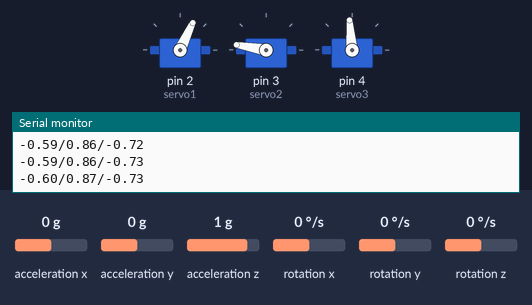
A sketch run on a simulated Arduino Uno, built with avr-gcc and run on an emulated ATmega328P. Parts: 3 × servo, the last lines printed to the serial monitor. Wiring (inferred from the names in the program): MPU-6050 motion sensor at I2C address 0x68. The inputs (shaded band) are chosen by the test bench; at power-on: rotation x 0 °/s, acceleration z 1 g, acceleration x 0 g, rotation y 0 °/s, rotation z 0 °/s, acceleration y 0 g.

Above: at 1.7 s.
1.8 s: rotation x set to -192 °/s
At 3.4 s:
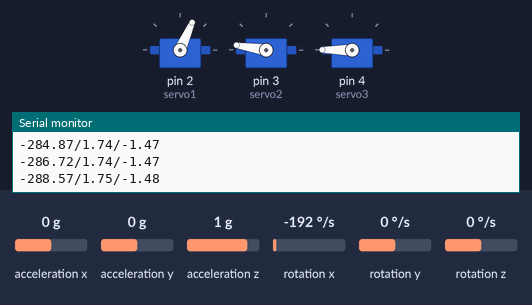
4.8 s: acceleration z set to 0 g
At 6.1 s:
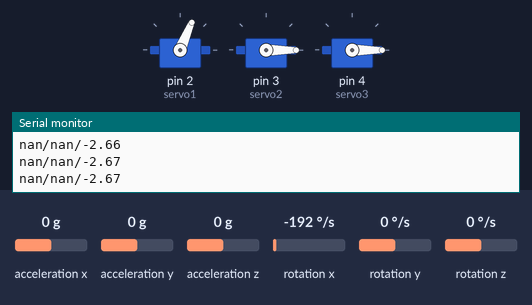
7.8 s: acceleration x set to -1.4 g
At 8.45 s:
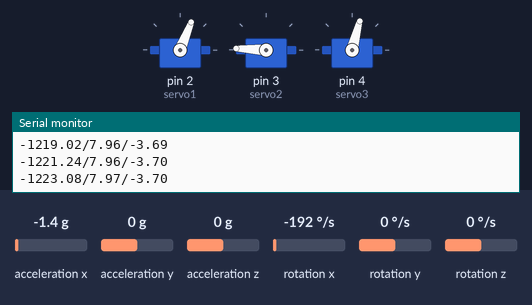
10.8 s: rotation y set to -100 °/s
At 11.24 s:
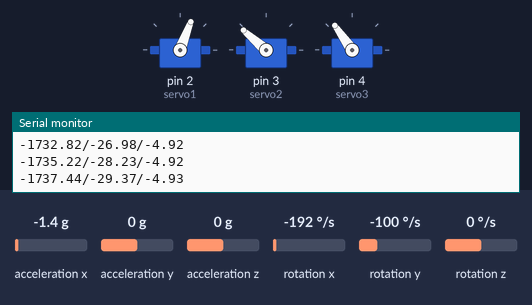
13.8 s: rotation z set to -100 °/s
16.3 s: rotation z set to -192 °/s
Timing chart, 0 to 22.2 s (numbered marks = the images above; inputs shaded):
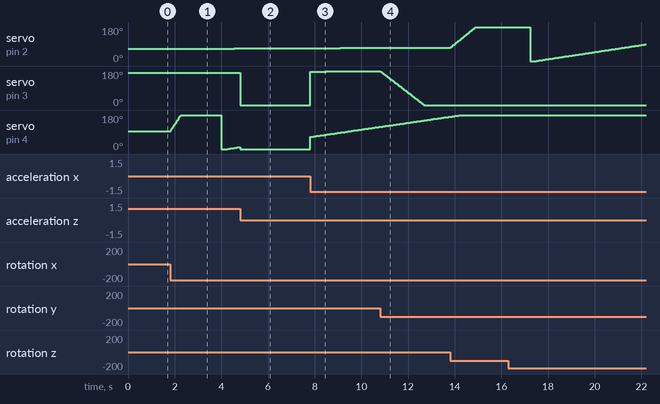

Measured:
- after the input at 7.8 s, servo on pin 3 (servo2): 0° → 177° at once, → 178° 0.68 s later, → 179° 1.9 s later; servo on pin 4 (servo3): moves from 0° to 117° over 2.9 s, starting at once

The sketch:

JeonghyunJo.ino
```cpp
/*
Arduino and MPU6050 Accelerometer and Gyroscope Sensor Tutorial
by Dejan, https://howtomechatronics.com
*/
#include <Wire.h>
#include <Servo.h>
const int MPU = 0x68; // MPU6050 I2C address
float AccX, AccY, AccZ;
float GyroX, GyroY, GyroZ;
float accAngleX, accAngleY, gyroAngleX, gyroAngleY, gyroAngleZ;
float roll, pitch, yaw;
float AccErrorX, AccErrorY, GyroErrorX, GyroErrorY, GyroErrorZ;
float elapsedTime, currentTime, previousTime;
int c = 0;

//Servo Control
Servo servo1;
Servo servo2;
Servo servo3;

void setup() {
  Serial.begin(19200);
  Wire.begin(); // Initialize comunication
  Wire.beginTransmission(MPU); // Start communication with MPU6050 // MPU=0x68
  Wire.write(0x6B); // Talk to the register 6B
  Wire.write(0x00); // Make reset - place a 0 into the 6B register
  Wire.endTransmission(true); //end the transmission
  servo1.attach(2);
  servo2.attach(3);
  servo3.attach(4);
  //stable degrees
  servo1.write(65);
  servo2.write(170);
  servo3.write(95);
/*
// Configure Accelerometer Sensitivity - Full Scale Range (default +/- 2g)
Wire.beginTransmission(MPU);
Wire.write(0x1C); //Talk to the ACCEL_CONFIG register (1C hex)
Wire.write(0x10); //Set the register bits as 00010000 (+/- 8g full scale range)
Wire.endTransmission(true);
// Configure Gyro Sensitivity - Full Scale Range (default +/- 250deg/s)
Wire.beginTransmission(MPU);
Wire.write(0x1B); // Talk to the GYRO_CONFIG register (1B hex)
Wire.write(0x10); // Set the register bits as 00010000 (1000deg/s full scale)
Wire.endTransmission(true);
delay(20);
*/
// Call this function if you need to get the IMU error values for your module
calculate_IMU_error();
delay(20);
}

void loop() {
// === Read acceleromter data === //
Wire.beginTransmission(MPU);
Wire.write(0x3B); // Start with register 0x3B (ACCEL_XOUT_H)
Wire.endTransmission(false);
Wire.requestFrom(MPU, 6, true); // Read 6 registers total, each axis value is stored in 2 registers

//For a range of +-2g, we need to divide the raw values by 16384, according to the datasheet
AccX = (Wire.read() << 8 | Wire.read()) / 16384.0; // X-axis value
AccY = (Wire.read() << 8 | Wire.read()) / 16384.0; // Y-axis value
AccZ = (Wire.read() << 8 | Wire.read()) / 16384.0; // Z-axis value

// Calculating Roll and Pitch from the accelerometer data
accAngleX = (atan(AccY / sqrt(pow(AccX, 2) + pow(AccZ, 2))) * 180 / PI) + 0.26;// + 0.75; // - 0.58; // - 0.58; // AccErrorX ~(0.58) See the calculate_IMU_error()custom function for more details
accAngleY = (atan(-1 * AccX / sqrt(pow(AccY, 2) + pow(AccZ, 2))) * 180 / PI) + 0.15;// + 6.00; // + 1.58; // + 1.58; // AccErrorY ~(-1.58)
// === Read gyroscope data === //
previousTime = currentTime; // Previous time is stored before the actual time read
currentTime = millis(); // Current time actual time read
elapsedTime = (currentTime - previousTime) / 1000; // Divide by 1000 to get seconds
Wire.beginTransmission(MPU);
Wire.write(0x43); // Gyro data first register address 0x43
Wire.endTransmission(false);
Wire.requestFrom(MPU, 6, true); // Read 4 registers total, each axis value is stored in 2 registers
GyroX = (Wire.read() << 8 | Wire.read()) / 131.0; // For a 250deg/s range we have to divide first the raw value by 131.0, according to the datasheet
GyroY = (Wire.read() << 8 | Wire.read()) / 131.0;
GyroZ = (Wire.read() << 8 | Wire.read()) / 131.0;

// Correct the outputs with the calculated error values
GyroX = GyroX - 0.38;// - 2.03; // + 0.56; // GyroErrorX ~(-0.56)
GyroY = GyroY + 0.54;// - 5.91; // - 2; // GyroErrorY ~(2)
GyroZ = GyroZ - 0.44;// + 0.08; // + 0.79; // GyroErrorZ ~ (-0.8)

// Currently the raw values are in degrees per seconds, deg/s, so we need to multiply by sendonds (s) to get the angle in degrees
gyroAngleX = gyroAngleX + GyroX * elapsedTime; // deg/s * s = deg
gyroAngleY = gyroAngleY + GyroY * elapsedTime;
yaw = yaw + GyroZ * elapsedTime;

// Complementary filter - combine acceleromter and gyro angle values
roll = 0.96 * gyroAngleX + 0.04 * accAngleX;
pitch = 0.96 * gyroAngleY + 0.04 * accAngleY;

// Print the values on the serial monitor
Serial.print(roll);
Serial.print("/");
Serial.print(pitch);
Serial.print("/");
Serial.println(yaw);

servo1.write(65-yaw);
servo2.write(170+pitch);
servo3.write(95-roll);
//uncomment to get error values and add to /subtract from the values above based on error
//calculate_IMU_error();

}
void calculate_IMU_error() {
// We can call this funtion in the setup section to calculate the accelerometer and gyro data error. From here we will get the error values used in the above equations printed on the Serial Monitor.
// Note that we should place the IMU flat in order to get the proper values, so that we then can the correct values
// Read accelerometer values 200 times
c = 0;
while (c < 200) {
Wire.beginTransmission(MPU);
Wire.write(0x3B);
Wire.endTransmission(false);
Wire.requestFrom(MPU, 6, true);
AccX = (Wire.read() << 8 | Wire.read()) / 16384.0 ;
AccY = (Wire.read() << 8 | Wire.read()) / 16384.0 ;
AccZ = (Wire.read() << 8 | Wire.read()) / 16384.0 ;
// Sum all readings
AccErrorX = AccErrorX + ((atan((AccY) / sqrt(pow((AccX), 2) + pow((AccZ), 2))) * 180 / PI));
AccErrorY = AccErrorY + ((atan(-1 * (AccX) / sqrt(pow((AccY), 2) + pow((AccZ), 2))) * 180 / PI));
c++;
}
//Divide the sum by 200 to get the error value
AccErrorX = AccErrorX / 200;
AccErrorY = AccErrorY / 200;
c = 0;
// Read gyro values 200 times
while (c < 200) {
Wire.beginTransmission(MPU);
Wire.write(0x43);
Wire.endTransmission(false);
Wire.requestFrom(MPU, 6, true);
GyroX = Wire.read() << 8 | Wire.read();
GyroY = Wire.read() << 8 | Wire.read();
GyroZ = Wire.read() << 8 | Wire.read();
// Sum all readings
GyroErrorX = GyroErrorX + (GyroX / 131.0);
GyroErrorY = GyroErrorY + (GyroY / 131.0);
GyroErrorZ = GyroErrorZ + (GyroZ / 131.0);
c++;
}
//Divide the sum by 200 to get the error value
GyroErrorX = GyroErrorX / 200;
GyroErrorY = GyroErrorY / 200;
GyroErrorZ = GyroErrorZ / 200;
// Print the error values on the Serial Monitor
Serial.print("AccErrorX: ");
Serial.println(AccErrorX);
Serial.print("AccErrorY: ");
Serial.println(AccErrorY);
Serial.print("GyroErrorX: ");
Serial.println(GyroErrorX);
Serial.print("GyroErrorY: ");
Serial.println(GyroErrorY);
Serial.print("GyroErrorZ: ");
Serial.println(GyroErrorZ);
}
```
